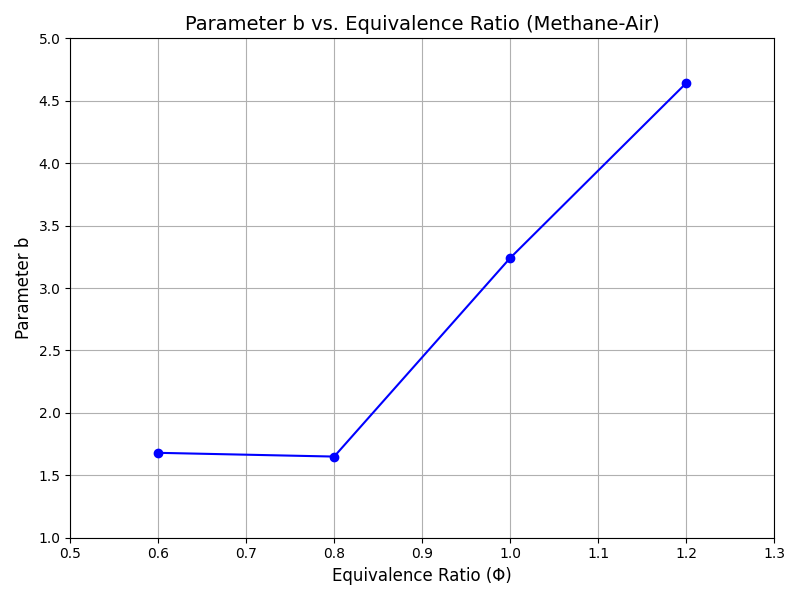

Write Python code to recreate this figure.
import matplotlib.pyplot as plt

# 数据
phi = [0.6, 0.8, 1.0, 1.2]
b = [1.68, 1.65, 3.24, 4.64]

# 绘制图像
plt.figure(figsize=(8, 6))  # 设置图像大小
plt.plot(phi, b, marker='o', linestyle='-', color='blue')  # 绘制折线图，添加数据点

# 添加标题和标签
plt.title('Parameter b vs. Equivalence Ratio (Methane-Air)', fontsize=14)
plt.xlabel('Equivalence Ratio (Φ)', fontsize=12)
plt.ylabel('Parameter b', fontsize=12)

# 设置坐标轴范围
plt.xlim(0.5, 1.3)
plt.ylim(1.0, 5.0)

# 添加网格线
plt.grid(True)

# 显示图像
plt.tight_layout()  # 调整布局，防止标签重叠
plt.show()
